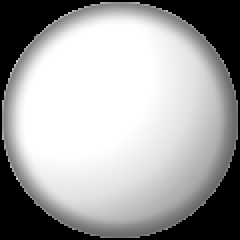
#> input picture white.png, 120 x 120 px, given in place of hanguel.png, which was not available (shown 2 times larger)
$ python '1Yeo Miseng.py'
#> lines starting #> are read from the running program, lines starting #| are printed output that depends on the picture; pictures that were not available may be replaced by others from this repository, and a replacement may not be noted
#사진 편집
import cv2
'''
cv2.imshow('COLOR',img)
cv2.imshow('Gray',w_b)
cv2.imshow('pure',clean)

cv2.imwrite('change1.jpg',w_b)
'''
def nam(change_name,img):

    cv2.imshow('COLOR', img)
    cv2.imwrite(change_name, img)
    cv2.waitKey(1000)
    cv2.destroyAllWindows()

a = '/home/shinhyeonmin/Kail/hanguel.png'

while(True):
    b = raw_input()
    print(b)
    img = cv2.imread(a, cv2.IMREAD_COLOR)
#> img is the input picture: shape (120, 120, 3); min 0, max 255, mean 164.6
    height, width, channel = img.shape
#> height = 120; width = 120; channel = 3

    w_b = cv2.imread(a,cv2.IMREAD_GRAYSCALE)
#> w_b: shape (120, 120); min 0, max 255, mean 164.6
    clean = cv2.imread(a, cv2.IMREAD_UNCHANGED)
    small = cv2.resize(img, None, fx=0.5, fy=0.5, interpolation=cv2.INTER_AREA)
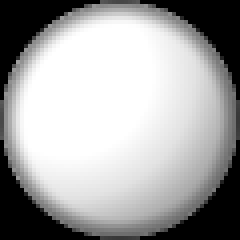
#> small: shape (60, 60, 3) (shown 4 times larger); min 0, max 255, mean 164.6
    zoom = cv2.resize(img,(width*2,height*3),interpolation=cv2.INTER_CUBIC)
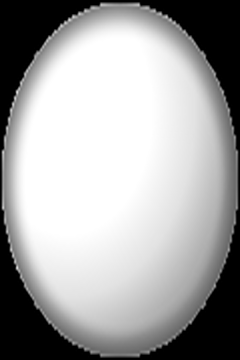
#> zoom: shape (360, 240, 3); min 0, max 255, mean 164.8
    M = cv2.getRotationMatrix2D((height / 2, width / 2), 130, 0.5)
    rot = cv2.warpAffine(img, M, (height, width))
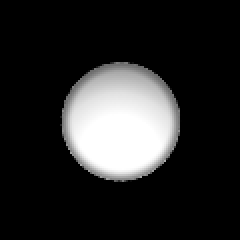
#> rot: shape (120, 120, 3) (shown 2 times larger); min 0, max 255, mean 41.1
#> (the run stopped early here; a loop or call above may not have finished)
